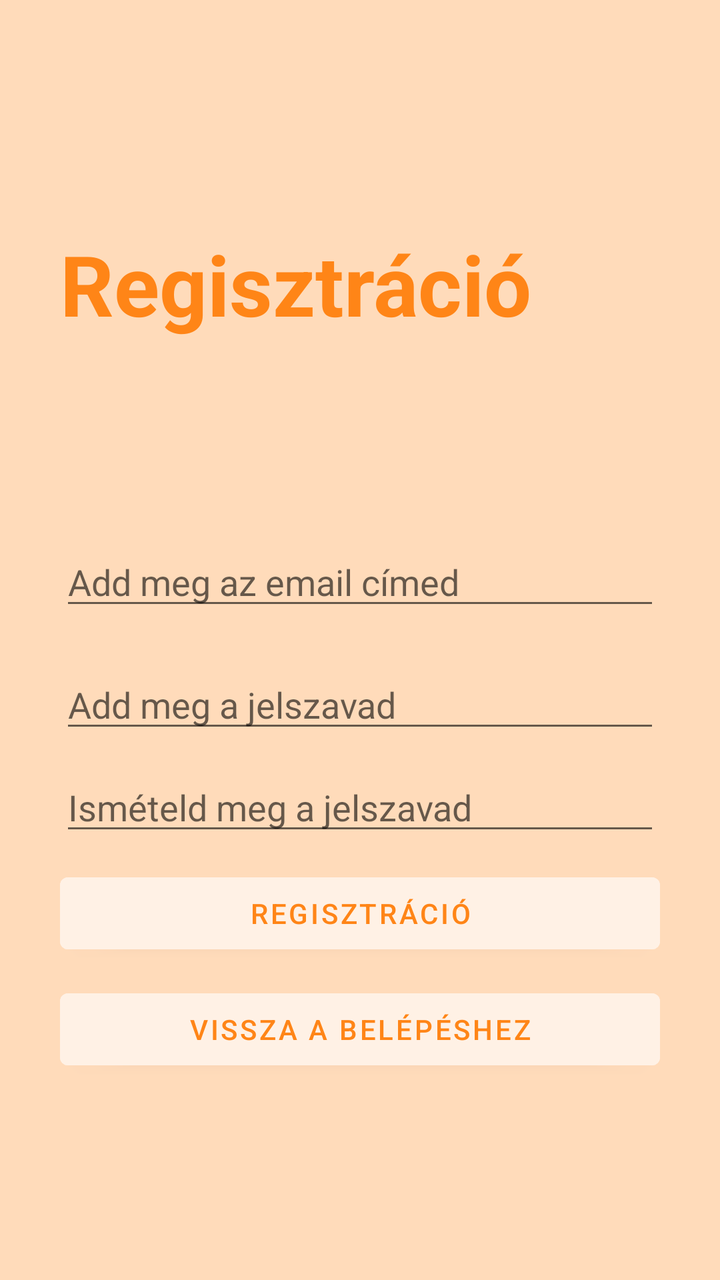
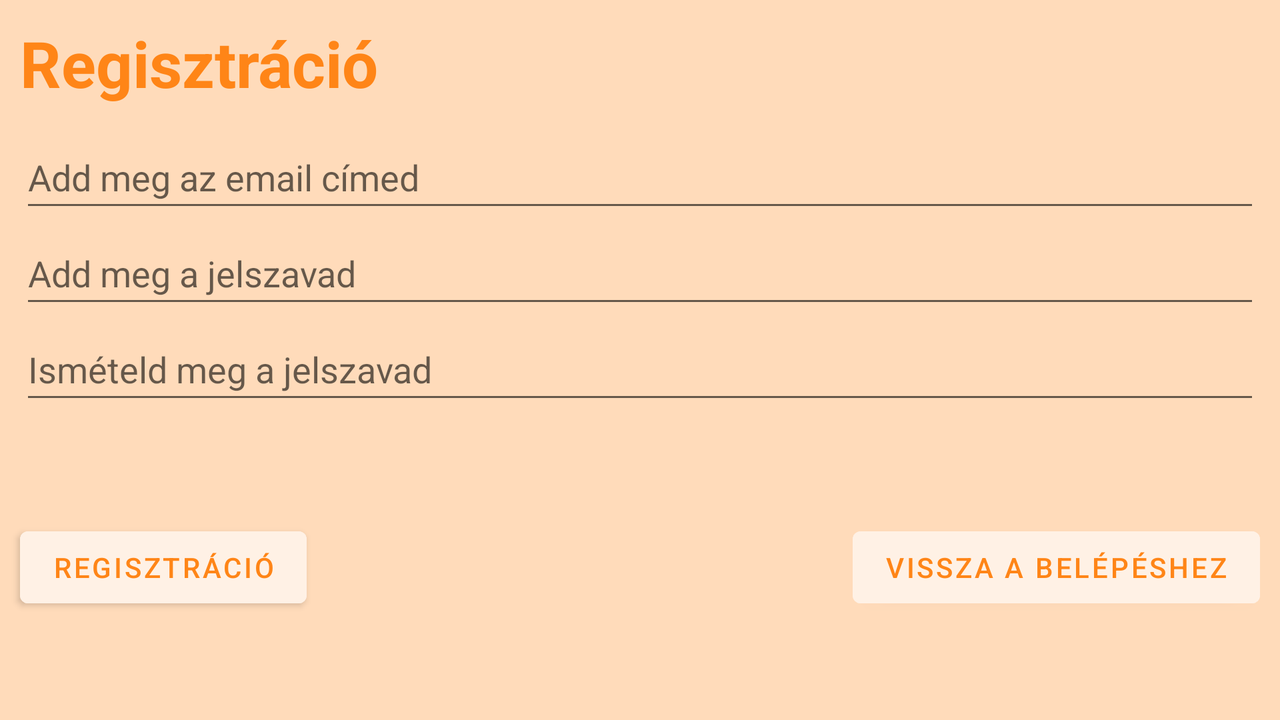

The same Android screen from two of the app's own layout files: first res/layout/ as a phone draws it, then the repository's variant for another configuration, drawn on a device whose configuration selects that folder. Both files follow.
<!-- AndroidManifest.xml: application theme Theme.Jegyzetek -->
<!-- res/layout/activity_register.xml -->
<?xml version="1.0" encoding="utf-8"?>
<RelativeLayout xmlns:android="http://schemas.android.com/apk/res/android"
    xmlns:app="http://schemas.android.com/apk/res-auto"
    xmlns:tools="http://schemas.android.com/tools"
    android:layout_width="match_parent"
    android:layout_height="match_parent"
    tools:context=".RegisterActivity"
    android:background="#f9f9f9"
    android:backgroundTint="@color/background">



    <RelativeLayout
        android:layout_width="match_parent"
        android:layout_height="wrap_content"
        android:id="@+id/centerlineRegister"
        android:layout_centerInParent="true">
    </RelativeLayout>


    <LinearLayout
        android:layout_width="match_parent"
        android:layout_height="wrap_content"
        android:layout_marginLeft="30dp"
        android:layout_marginRight="30dp"
        android:layout_above="@id/centerlineRegister"
        android:layout_marginBottom="150dp"
        android:orientation="vertical">

        <TextView
            android:layout_width="match_parent"
            android:layout_height="wrap_content"
            android:text="@string/regisztracioText"
            android:textSize="42sp"
            android:textColor="@color/note_popup"
            android:textStyle="bold">
        </TextView>
    </LinearLayout>

    <RelativeLayout
        android:layout_width="match_parent"
        android:layout_height="wrap_content"
        android:layout_above="@id/centerlineRegister"
        android:layout_marginBottom="10dp"
        android:id="@+id/emailRegisterTextInputLayout"
        android:layout_marginRight="30dp"
        android:layout_marginLeft="30dp">

        <EditText
            android:id="@+id/emailRegisterEditText"
            android:layout_width="match_parent"
            android:layout_height="wrap_content"
            android:hint="@string/emailHint"
            android:inputType="textEmailAddress"></EditText>
    </RelativeLayout>

    <RelativeLayout
        android:layout_width="match_parent"
        android:layout_height="wrap_content"
        android:layout_below="@id/centerlineRegister"
        android:layout_marginTop="10dp"
        android:id="@+id/passwordRegisterTextInputLayout"
        android:layout_marginRight="30dp"
        android:layout_marginLeft="30dp"
        app:passwordToggleEnabled="true">

        <EditText
            android:id="@+id/passwordRegisterEditText"
            android:layout_width="match_parent"
            android:layout_height="wrap_content"
            android:hint="@string/passwordHint"
            android:inputType="textPassword"></EditText>
    </RelativeLayout>


    <RelativeLayout
        android:layout_width="match_parent"
        android:layout_height="wrap_content"
        android:layout_below="@id/passwordRegisterTextInputLayout"
        android:layout_marginTop="10dp"
        android:id="@+id/passwordRegisterTextInputLayout2"
        android:layout_marginRight="30dp"
        android:layout_marginLeft="30dp"
        app:passwordToggleEnabled="true">

        <EditText
            android:id="@+id/passwordRegisterEditText2"
            android:layout_width="match_parent"
            android:layout_height="wrap_content"
            android:hint="@string/jelszoIsmetText"
            android:inputType="textPassword"></EditText>
    </RelativeLayout>


    <Button
        android:id="@+id/registerButtonSend"
        android:layout_width="match_parent"
        android:layout_height="wrap_content"
        android:layout_below="@id/passwordRegisterTextInputLayout2"
        android:layout_marginLeft="30dp"
        android:layout_marginTop="10dp"
        android:layout_marginRight="30dp"
        android:backgroundTint="@color/floating_button"
        android:text="@string/registerButtonText"
        android:textColor="@color/note_popup"></Button>


    <Button
        android:id="@+id/backToLoginButton"
        android:layout_width="match_parent"
        android:layout_height="wrap_content"
        android:layout_below="@id/registerButtonSend"
        android:layout_marginLeft="30dp"
        android:layout_marginTop="10dp"
        android:layout_marginRight="30dp"
        android:text="@string/backToLoginText"
        android:backgroundTint="@color/floating_button"
        android:textColor="@color/note_popup"></Button>








</RelativeLayout>
<!-- resources referenced by this layout -->
<resources>
  <color name="background">#ffdbba</color>
  <color name="floating_button">#fff1e5</color>
  <color name="note_popup">#ff8517</color>
  <string name="backToLoginText">Vissza a belépéshez</string>
  <string name="emailHint">Add meg az email címed</string>
  <string name="jelszoIsmetText">Ismételd meg a jelszavad</string>
  <string name="passwordHint">Add meg a jelszavad</string>
  <string name="registerButtonText">Regisztráció</string>
  <string name="regisztracioText">Regisztráció</string>
  <style name="Theme.Jegyzetek" parent="Theme.MaterialComponents.DayNight.DarkActionBar">
          
          <item name="colorPrimary">@color/purple_500</item>
          <item name="colorPrimaryVariant">@color/purple_700</item>
          <item name="colorOnPrimary">@color/white</item>
          
          <item name="colorSecondary">@color/teal_200</item>
          <item name="colorSecondaryVariant">@color/teal_700</item>
          <item name="colorOnSecondary">@color/black</item>
          
          <item name="android:statusBarColor" tools:targetApi="l">?attr/colorPrimaryVariant</item>
          
      </style>
  <color name="purple_500">#FF6200EE</color>
  <color name="purple_700">#FF3700B3</color>
  <color name="white">#FFFFFFFF</color>
  <color name="teal_200">#FF03DAC5</color>
  <color name="teal_700">#FF018786</color>
  <color name="black">#FF000000</color>
</resources>
<!-- res/layout-land/activity_register.xml (the repository's variant of the layout above) -->
<!-- drawn on the phone turned sideways -->
<?xml version="1.0" encoding="utf-8"?>
<androidx.constraintlayout.widget.ConstraintLayout xmlns:android="http://schemas.android.com/apk/res/android"
    xmlns:app="http://schemas.android.com/apk/res-auto"
    xmlns:tools="http://schemas.android.com/tools"
    android:layout_width="match_parent"
    android:layout_height="match_parent"
    tools:context=".RegisterActivity"
    android:background="#f9f9f9"
    android:backgroundTint="@color/background">


    <Button
        android:id="@+id/registerButtonSend"
        android:layout_width="wrap_content"
        android:layout_height="wrap_content"
        android:layout_marginStart="10dp"
        android:backgroundTint="@color/floating_button"
        android:text="@string/registerButtonText"
        android:textColor="@color/note_popup"
        app:layout_constraintBottom_toBottomOf="parent"
        app:layout_constraintStart_toStartOf="parent"
        app:layout_constraintTop_toBottomOf="@+id/passwordRegisterEditText2"></Button>

    <Button
        android:id="@+id/backToLoginButton"
        android:layout_width="wrap_content"
        android:layout_height="wrap_content"
        android:layout_below="@id/registerButtonSend"
        android:layout_marginEnd="10dp"
        android:backgroundTint="@color/floating_button"
        android:text="@string/backToLoginText"
        android:textColor="@color/note_popup"
        app:layout_constraintBottom_toBottomOf="parent"
        app:layout_constraintEnd_toEndOf="parent"
        app:layout_constraintTop_toBottomOf="@+id/passwordRegisterEditText2"></Button>

    <EditText
        android:id="@+id/emailRegisterEditText"
        android:layout_width="match_parent"
        android:layout_height="wrap_content"
        android:layout_marginStart="10dp"
        android:layout_marginTop="10dp"
        android:layout_marginEnd="10dp"
        android:hint="@string/emailHint"
        android:inputType="textEmailAddress"
        android:minHeight="48dp"
        app:layout_constraintEnd_toEndOf="parent"
        app:layout_constraintStart_toStartOf="parent"
        app:layout_constraintTop_toBottomOf="@+id/textView"></EditText>

    <EditText
        android:id="@+id/passwordRegisterEditText2"
        android:layout_width="match_parent"
        android:layout_height="wrap_content"
        android:layout_marginStart="10dp"
        android:layout_marginEnd="10dp"
        android:hint="@string/jelszoIsmetText"
        android:inputType="textPassword"
        android:minHeight="48dp"
        app:layout_constraintEnd_toEndOf="parent"
        app:layout_constraintStart_toStartOf="parent"
        app:layout_constraintTop_toBottomOf="@+id/passwordRegisterEditText"></EditText>

    <EditText
        android:id="@+id/passwordRegisterEditText"
        android:layout_width="match_parent"
        android:layout_height="wrap_content"
        android:layout_marginStart="10dp"
        android:layout_marginEnd="10dp"
        android:hint="@string/passwordHint"
        android:inputType="textPassword"
        android:minHeight="48dp"
        app:layout_constraintEnd_toEndOf="parent"
        app:layout_constraintStart_toStartOf="parent"
        app:layout_constraintTop_toBottomOf="@+id/emailRegisterEditText"></EditText>

    <TextView
        android:id="@+id/textView"
        android:layout_width="match_parent"
        android:layout_height="wrap_content"
        android:layout_marginStart="10dp"
        android:layout_marginTop="10dp"
        android:layout_marginEnd="10dp"
        android:text="@string/regisztracioText"
        android:textColor="@color/note_popup"
        android:textSize="32sp"
        android:textStyle="bold"
        app:layout_constraintEnd_toEndOf="parent"
        app:layout_constraintStart_toStartOf="parent"
        app:layout_constraintTop_toTopOf="parent"></TextView>


</androidx.constraintlayout.widget.ConstraintLayout>
